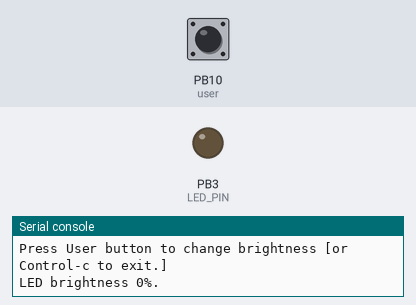
This program was run on a simulated pyboard running MicroPython. On the bench: output pins drawn as LEDs (lit = HIGH), the last lines printed to the serial console. Inputs (shaded band) come from the test bench; at power-on: PB10 (user) HIGH.

Above: at 1.2 s.
1.3 s: PB10 (user) pulled LOW for 3.2 s
At 5.6 s:
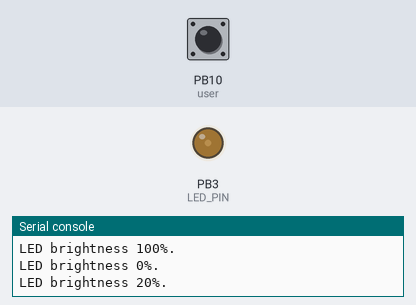
6.0 s: PB10 (user) pulled LOW for 0.15 s
At 6.8 s:
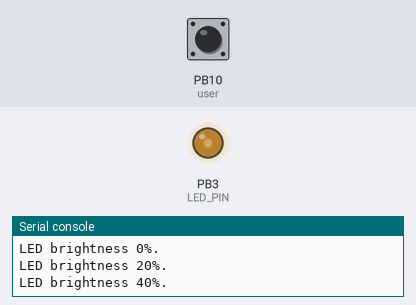
8.0 s: PB10 (user) pulled LOW for 1 s
At 9.9 s:
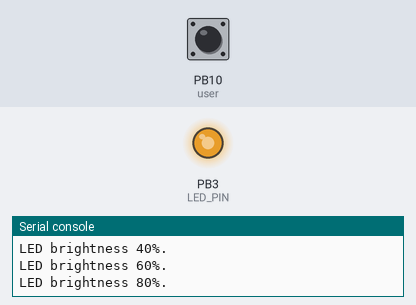
Timing chart, 0 to 11.4 s (numbered marks = the images above; inputs shaded):
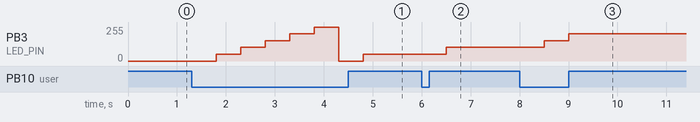

The program:

bb_pyb_timer-pwm.py
```python
# (licence header left out)
from pyb import Pin, Timer
import time

#Definitions---------
LED_PIN = "B3"
USER_BUTTON_PIN = 'PB10'
percent = 0

#Callback Routine
def cbLEDBrightness(event):
    global percent
    ch2.pulse_width_percent(percent)
    return


#Setup----------------
user = Pin(USER_BUTTON_PIN, Pin.IN, Pin.PULL_UP)
#Timer 2
tim2 = Timer(2, freq=1000, callback=cbLEDBrightness)
#Channel 2
ch2 = tim2.channel(2, Timer.PWM, pin=Pin(LED_PIN))


# Main Program--------
done = False
try:
    print("----------------")
    print("Program started to demonstrate PWM using a Timer.")
    print("* {} pin is wired to an LED indicator.".format(LED_PIN))
    print("* {} pin is wired to a push button.".format(USER_BUTTON_PIN))
    print("* Timer is {}.".format(tim2))
    print("* Channel is {}.\n".format(ch2))
    prompt = "Press User button to change brightness [or Control-c to exit.]"
    user_btn = 1
    print(prompt)
    print("LED brightness {}%.".format(percent))
    while not done:
        while user_btn == 1:
            user_btn = user.value()
            #print("user: ",user_btn)
            if user_btn == 0:
                user_btn = 1
                time.sleep(0.5)
                if percent >= 100:
                    percent = 0
                else:
                    percent = percent + 20
                print("LED brightness {}%.".format(percent))
        time.sleep(.1)
except KeyboardInterrupt:
    done = True
    print('Interrupted by Control-c.')
finally:
    ch2.pulse_width_percent(0)
    tim2.deinit()
    print('Finished.')
```

Measured:
- after the input at 1.3 s, PB3 (LED_PIN): 0/255 → 51/255 after 0.50 s, → 102/255 0.50 s later, → 153/255 0.50 s later, → 204/255 0.50 s later, … (7 changes in this stretch)
- after the input at 6.0 s, PB3 (LED_PIN): 51/255 → 102/255 after 0.50 s
- after the input at 8.0 s, PB3 (LED_PIN): 102/255 → 153/255 after 0.50 s, → 204/255 0.50 s later
